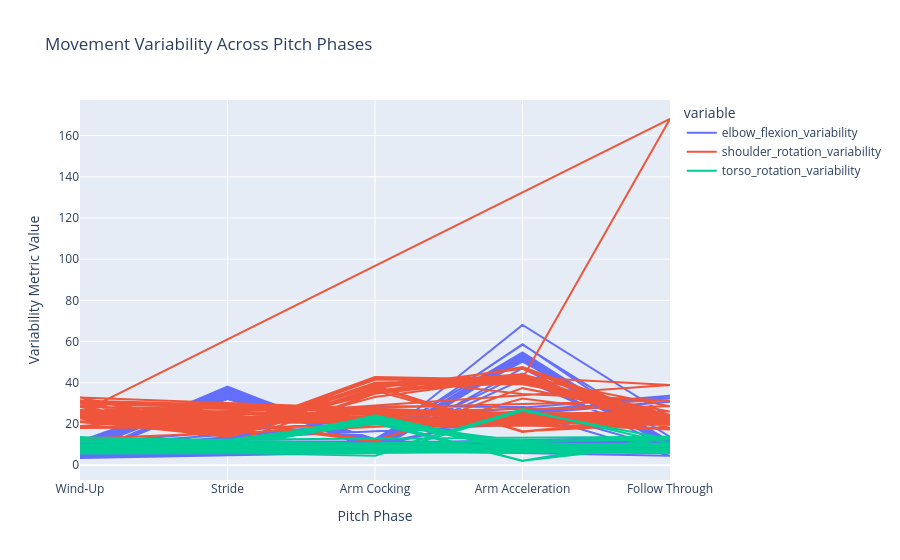

This figure's notebook cell:
### Code cell
import seaborn as sns
import matplotlib.pyplot as plt
import plotly.express as px
import logging

# Ensure logger is defined
logger = logging.getLogger(__name__)

def create_player_profile_dashboard(df):
    """
    Create a comprehensive player profile showing biomechanical metrics
    grouped by pitch type and session.
    """
    # Group by player name and pitch type, and aggregate selected metrics.
    profile = df.groupby(['player_name', 'pitch_type']).agg({
        'pitch_speed_mph': ['mean', 'std'],
        'max_shoulder_internal_rotational_velo': ['mean', 'std'],
        'max_elbow_varus_moment': ['mean', 'std']
        # Add other relevant metrics as needed.
    }).reset_index()
    return profile

def create_pitch_comparison_visualization(df):
    """
    Compare biomechanical metrics across different pitch types using violin plots.
    """
    fig = px.violin(
        df, 
        x="pitch_type", 
        y="max_shoulder_internal_rotational_velo",
        color="pitch_type",
        box=True, 
        points="all",
        title="Distribution of Max Shoulder Internal Rotational Velocity by Pitch Type"
    )
    return fig

def plot_variability_heatmap(df, player_name=None):
    """
    Create a heatmap to visualize variability metrics across different pitch phases.
    
    Parameters:
    - df: DataFrame containing biomechanical metrics.
    - player_name: Optional; if provided, filters the DataFrame to only include data for that player.
    
    This function selects the first variability metric found (e.g., elbow_flexion_variability)
    and creates a pivot table with pitch phases as rows and session_trial as columns.
    """
    # Filter the DataFrame by player if a name is provided
    if player_name is not None:
        df = df[df['player_name'] == player_name]
        logger.info(f"Filtering variability heatmap for player: {player_name}")
    
    logger.info(f"Filtered DataFrame shape: {df.shape}")
    if df.empty:
        logger.warning("Filtered DataFrame is empty. No data available to plot heatmap.")
        return

    # Select only the columns with 'variability' in their name
    variability_columns = [col for col in df.columns if 'variability' in col.lower()]
    if not variability_columns:
        logger.warning("No variability columns found for heatmap.")
        return

    # Create a pivot table: rows as pitch_phase, columns as session_trial for the first variability metric.
    pivot_table = df.pivot(index='pitch_phase', columns='session_trial', values=variability_columns[0])
    logger.info(f"Pivot table shape: {pivot_table.shape}")
    if pivot_table.empty:
        logger.warning("Pivot table is empty for the given player. No data to plot.")
        return

    plt.figure(figsize=(12, 8))
    sns.heatmap(pivot_table, cmap='YlOrRd', annot=True)
    plt.title("Heatmap of Variability Metric: " + variability_columns[0])
    plt.xlabel("Session Trial")
    plt.ylabel("Pitch Phase")
    plt.show()

def plot_variability_timeseries(df, player_name=None):
    """
    Create a time series plot showing selected variability metrics across pitch phases.
    
    Parameters:
    - df: DataFrame containing biomechanical metrics.
    - player_name: Optional; if provided, filters the DataFrame to only include data for that player.
    
    The plot includes elbow_flexion_variability, shoulder_rotation_variability,
    and torso_rotation_variability across the pitch phases.
    """
    # Filter the DataFrame by player if a name is provided
    if player_name is not None:
        df = df[df['player_name'] == player_name]
        logger.info(f"Filtering variability timeseries for player: {player_name}")
    
    logger.info(f"Filtered DataFrame shape for timeseries: {df.shape}")
    if df.empty:
        logger.warning("Filtered DataFrame is empty. No data available to plot timeseries.")
        return

    fig = px.line(
        df, 
        x='pitch_phase', 
        y=['elbow_flexion_variability', 'shoulder_rotation_variability', 'torso_rotation_variability'],
        title='Movement Variability Across Pitch Phases'
    )
    fig.update_layout(xaxis_title="Pitch Phase", yaxis_title="Variability Metric Value")
    fig.show()

# ----------------- Testing Section -----------------

if __name__ == "__main__": 
    # Replace 'final_metrics' with your actual DataFrame variable if needed.
    # For example, final_metrics = run_final_query() should have been run before.
    
    # Print the list of columns to verify the enriched dataset
    print("Columns in final_metrics:")
    print(final_metrics.columns.tolist())
    # Print unique player names
    print("\nUnique players in dataset:")
    print(final_metrics['player_name'].unique())
    print("\nUnique dates in dataset:")
    print(final_metrics['session_date'].unique())

    # Test the variability heatmap for a specific player (e.g., 'Josh Hejka')
    test_player = 'Josh Hejka'  # Change this to a name that exists in your data if needed.
    plot_variability_heatmap(final_metrics, player_name=test_player)

    # Test the variability timeseries for the same player
    plot_variability_timeseries(final_metrics, player_name=test_player)

### Figure 1 — Plotly figure (JSON) as saved in the notebook; plotly's stock layout.template omitted (floating-point values rounded to 4 significant figures; data arrays with more than 128 entries replaced by an {"elided": "..."} marker saying what was removed)
{"data": [{"hovertemplate": "variable=elbow_flexion_variability<br>pitch_phase=%{x}<br>value=%{y}<extra></extra>", "legendgroup": "elbow_flexion_variability", "line": {"color": "#636efa", "dash": "solid"}, "marker": {"symbol": "circle"}, "mode": "lines", "name": "elbow_flexion_variability", "orientation": "v", "showlegend": true, "type": "scatter", "x": {"elided": "148 str values"}, "xaxis": "x", "y": {"elided": "148 float values"}, "yaxis": "y"}, {"hovertemplate": "variable=shoulder_rotation_variability<br>pitch_phase=%{x}<br>value=%{y}<extra></extra>", "legendgroup": "shoulder_rotation_variability", "line": {"color": "#EF553B", "dash": "solid"}, "marker": {"symbol": "circle"}, "mode": "lines", "name": "shoulder_rotation_variability", "orientation": "v", "showlegend": true, "type": "scatter", "x": {"elided": "148 str values"}, "xaxis": "x", "y": {"elided": "148 float values"}, "yaxis": "y"}, {"hovertemplate": "variable=torso_rotation_variability<br>pitch_phase=%{x}<br>value=%{y}<extra></extra>", "legendgroup": "torso_rotation_variability", "line": {"color": "#00cc96", "dash": "solid"}, "marker": {"symbol": "circle"}, "mode": "lines", "name": "torso_rotation_variability", "orientation": "v", "showlegend": true, "type": "scatter", "x": {"elided": "148 str values"}, "xaxis": "x", "y": {"elided": "148 float values"}, "yaxis": "y"}], "layout": {"legend": {"title": {"text": "variable"}, "tracegroupgap": 0}, "title": {"text": "Movement Variability Across Pitch Phases"}, "xaxis": {"anchor": "y", "domain": [0, 1], "title": {"text": "Pitch Phase"}}, "yaxis": {"anchor": "x", "domain": [0, 1], "title": {"text": "Variability Metric Value"}}}}
